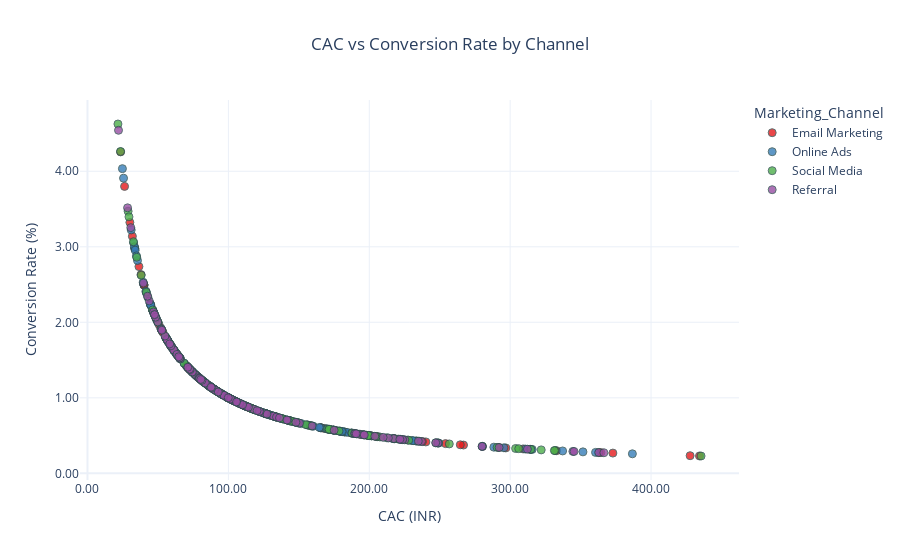

The notebook cell saved with this chart:
### Markdown cell above
# CAC vs Conversion Rate

### Code cell
fig6 = px.scatter(df, x='CAC', y='Conversion_Rate', color='Marketing_Channel',
                  title='CAC vs Conversion Rate by Channel',
                  labels={'CAC': 'CAC (INR)', 'Conversion_Rate': 'Conversion Rate (%)'},
                  color_discrete_sequence=px.colors.qualitative.Set1,
                  hover_data=['CAC', 'Conversion_Rate', 'New_Customers'])
fig6.update_traces(marker=dict(size=8, opacity=0.8, line=dict(width=1, color='DarkSlateGrey')),
                   text=df['CAC'].round(2).astype(str) + '\n' + df['Conversion_Rate'].round(2).astype(str) + '%',
                   textposition='top center')
fig6.update_layout(xaxis_title='CAC (INR)', yaxis_title='Conversion Rate (%)', 
                   title_x=0.5, xaxis=dict(tickformat=".2f"), yaxis=dict(tickformat=".2f"))
fig6.show()
